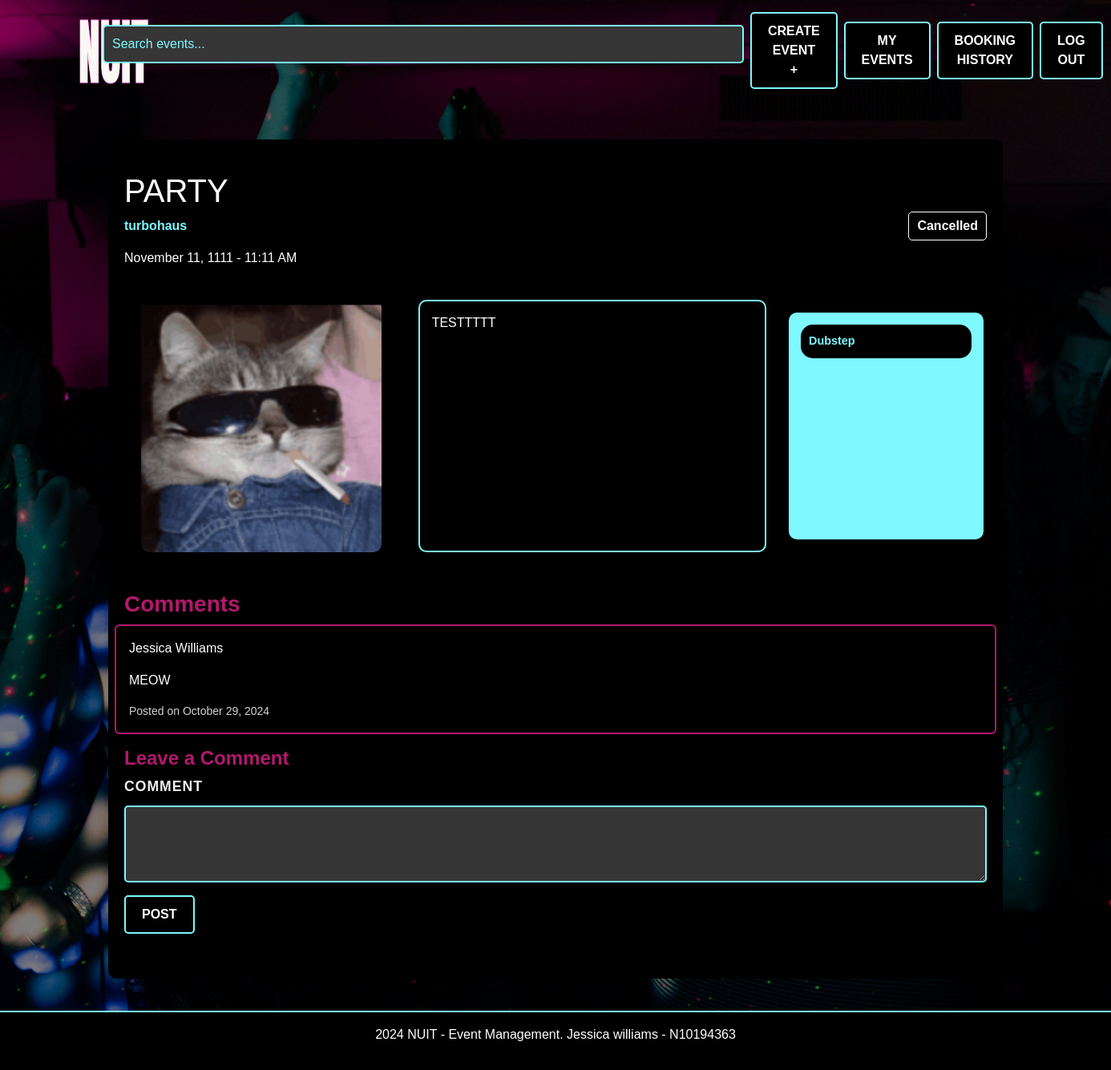
The page /event-details/1 (signed in) on the database its author committed.
### website/models.py (models this page shows, shortened)
class Event(db.Model):
    id = db.Column(db.Integer, primary_key=True)
    name = db.Column(db.String(100), nullable=False)
    location = db.Column(db.String(100), nullable=False)
    date = db.Column(db.DateTime, nullable=False)
    description = db.Column(db.Text, nullable=True)
    available_tickets = db.Column(db.Integer, nullable=False)
    categories = db.Column(db.String(200), nullable=False)
    status = db.Column(db.String(200), default="Tickets available", nullable=False)
    image = db.Column(db.String(100), nullable=True)
    creator_id = db.Column(db.Integer, db.ForeignKey('user.id'), nullable=False)
    comments = db.relationship('Comment', backref='event', lazy=True)
    bookings = db.relationship('Booking', backref='event', lazy=True)

class Comment(db.Model):
    id = db.Column(db.Integer, primary_key=True)
    text = db.Column(db.String(500), nullable=False)
    created_at = db.Column(db.DateTime, default=datetime.now(timezone.utc))
    user_id = db.Column(db.Integer, db.ForeignKey('user.id'), nullable=False)
    event_id = db.Column(db.Integer, db.ForeignKey('event.id'), nullable=False)

class User(db.Model, UserMixin):
    id = db.Column(db.Integer, primary_key=True)
    first_name = db.Column(db.String(100), nullable=False)
    last_name = db.Column(db.String(100), nullable=False)
    email = db.Column(db.String(100), unique=True, nullable=False)
    password_hash = db.Column(db.String(128), nullable=False)
    comments = db.relationship('Comment', backref='user', lazy=True)
    bookings = db.relationship('Booking', backref='user', lazy=True)
    created_events = db.relationship('Event', backref='creator', lazy=True)

### website/views.py (the view)
@main_bp.route('/event-details/<int:event_id>', methods=['GET', 'POST'])
def event_details(event_id):
    event = Event.query.get_or_404(event_id)
    comments = Comment.query.filter_by(event_id=event_id).all()
    comment_form = CommentForm()
    booking_form = BookingForm()
    return render_template('event_details.html', event=event, comments=comments, comment_form=comment_form, booking_form=booking_form)

### website/forms.py (shortened to what this page needs)
class CommentForm(FlaskForm):
    text = TextAreaField("Comment", validators=[InputRequired(), Length(max=500)])
    submit = SubmitField("Post")

class BookingForm(FlaskForm):
    quantity = IntegerField("Ticket Quantity", validators=[InputRequired(), NumberRange(min=1)])
    user_id = HiddenField("UserID", validators=[InputRequired()])
    event_id = HiddenField("EventID", validators=[InputRequired()])
    submit = SubmitField("Book Now")

### website/__init__.py (called while the page is built)
def create_app():
    app = Flask(__name__)  # this is the name of the module/package that is calling this app
    app.debug = True
    app.secret_key = 'somesecretkey'
    app.config['SQLALCHEMY_DATABASE_URI'] = 'sqlite:///sitedata.sqlite'
    db.init_app(app)
    Bootstrap5(app)
    login_manager = LoginManager()
    login_manager.login_view = 'auth.login'
    login_manager.init_app(app)
    UPLOAD_FOLDER = 'website/static/img'
    app.config['UPLOAD_FOLDER'] = UPLOAD_FOLDER
    from .models import User
    @login_manager.user_loader
    def load_user(user_id):
       return db.session.scalar(db.select(User).where(User.id==user_id))
    from . import views
    app.register_blueprint(views.main_bp)
    from . import auth
    app.register_blueprint(auth.auth_bp)
    from .events import event_bp
    app.register_blueprint(event_bp)
    return app

### website/templates/event_details.html (shortened to what this page needs)
{% extends "base.html" %} {% from "bootstrap5/form.html" import render_form %}
{% block content %}
<div class="container mt-5">
  <div class="section-background">
    <div class="row d-flex justify-content-between align-items-center">
      <div class="col-md-6">
        <h1>{{ event.name }}</h1>
        <p class="location">{{ event.location }}</p>
        <p>{{ event.date.strftime('%B %d, %Y - %I:%M %p') }}</p>
      </div>
      {% if current_user.is_authenticated %}
      <div class="col-md-6 d-flex justify-content-end">
        <div class="d-flex ms-2">
          {% if event.status == 'Sold Out' %}
            <span class="event-status status-sold-out">Sold Out</span>
          {% elif event.status == 'Tickets Available' %}
            <span class="event-status status-open">Tickets Available</span>
          {% elif event.status == 'Cancelled' %}
            <span class="event-status status-cancelled">Cancelled</span>
          {% elif event.status == 'Inactive' %}
            <span class="event-status status-inactive">Inactive</span>
          {% endif %}
        </div>
      </div>
      {% endif %}
    </div>
    <div class="row d-flex align-items-stretch mt-4">
      <div class="col-md-4 d-flex justify-content-center align-items-stretch">
        <img
        src="{{ url_for('static', filename=event.image.replace('website/static/', '')) }}"
        alt="Event Image"
        class="img-fluid"
        style="max-width: 100%; border-radius: 10px"
      />
      </div>
      <div class="col-md-5 d-flex flex-column">
        <div
          class="description d-flex flex-column justify-content-between"
          style="
            background-color: black;
            color: white;
            border: 2px solid #7df9ff;
            padding: 15px;
            border-radius: 10px;
            height: 100%;
          "
        >
          <p style="text-align: justify">{{ event.description }}</p>
        </div>
      </div>
      <div
        class="col-md-3 d-flex flex-column justify-content-start p-3 align-items-stretch"
      >
        <div class="music-tags d-flex flex-column justify-content-start">
          {% for category in event.categories.split(',') %}
          <span class="pill-tag">{{ category }}</span>
          {% endfor %}
        </div>
      </div>
    </div>
    <div class="row mt-5">
      <h3>Comments</h3>
      {% for comment in comments %}
          <div class="card p-3 mb-3 comment-card">
            <p class="username">{{ comment.user.first_name }} {{ comment.user.last_name }}</p>
              <p>{{ comment.text }}</p>
              <small>Posted on {{ comment.created_at.strftime('%B %d, %Y') }}</small>
          </div>
      {% endfor %}
        </div>
        {% if current_user.is_authenticated %}
        <h4>Leave a Comment</h4>
        <form
          method="POST"
          action="{{ url_for('event_bp.post_comment', event_id=event.id) }}"
        >
          <div class="mb-3">
            {{ comment_form.text.label(class="form-label") }} {{
              comment_form.text(class="form-control", rows="3") }}
          </div>
          {{ comment_form.submit(class="btn btn-primary") }}
        </form>
        {% else %}
        <p>Login or Sign Up to leave a comment.</p>
          {% endif %}
      </div>
    </div>
  </div>
{% endblock %}

### website/static/css/styles.css (style rules this page uses)
body, h1, h2, h3, h4, h5, h6, p, a, button, input, footer, .search-bar { font-family: Verdana, Geneva, sans-serif; }
h3,h4 { color: rgb(179, 24, 109); font-weight: bold; }
html, body { height: 100%; margin: 0; }
body { display: flex; flex-direction: column; justify-content: space-between; }
.btn { background-color: #000000; color: white; border: 2px solid rgb(125, 249, 255); padding: 10px 20px; border-radius: 5px; font-weight: bold; text-transform: uppercase; transition: background-color 0.3s ease, border-color 0.3s ease; }
.event-status { font-weight: bold; padding: 5px 10px; border-radius: 5px; background-color: black; border: 1px solid; }
.status-cancelled { color: white; border-color: white; }
.location { color: #7DF9FF; font-weight: bold; }
body { background-image: url('../img/background.jpg'); background-size: cover; background-position: center; background-repeat: no-repeat; background-attachment: fixed; color: white; position: relative; z-index: 0; }
body::before { content: ""; position: fixed; top: 0; left: 0; width: 100%; height: 100%; background-color: rgba(0, 0, 0, 0.5); z-index: -1; }
.section-background { background-color: black; padding: 40px 20px; margin-bottom: 40px; border-radius: 10px; }
.music-tags { background-color: #7DF9FF; border-radius: 10px; padding: 15px; width: 100%; box-sizing: border-box; height: 100%; }
.pill-tag { background-color: black; color: #7DF9FF; border-radius: 15px; padding: 10px; font-size: 0.9rem; font-weight: bold; margin-bottom: 10px; }
.comment-card { background-color: black; border: 2px solid rgb(179, 24, 109); color: white; }
.comment-card small { color: lightgray; }
.form-control { background-color: rgb(54, 54, 54); color: #7DF9FF; border: 2px solid #7DF9FF; border-radius: 5px; padding: 10px; }
.form-label { color: #b3186d; }
.form-control::placeholder { color: #7DF9FF; }
.form-label { font-weight: bold; color: #f0f0f0; font-size: 1.1rem; margin-bottom: 10px; text-transform: uppercase; letter-spacing: 1px; }

### rows shown on the page
Event: name "PARTY", location "turbohaus", date "November 11, 1111 - 11:11 AM", image (picture), description "TESTTTTT", categories "Dubstep"
Comment: user.first_name "Jessica", user.last_name "Williams", text "MEOW", created_at "October 29, 2024"

### other values the page prints
{{ comment_form.text.label(class="form-label") }} "COMMENT"
